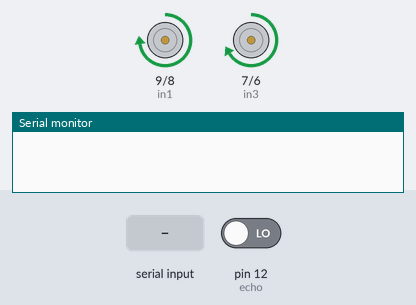
The sketch below on a simulated Arduino Uno, built with avr-gcc and run on an emulated ATmega328P. Shown: motor-driver pin pairs drawn as motors (green arrow = first pin HIGH = forward, orange = second pin HIGH = backward, longer = more drive, scaled by the enable pin), the last lines printed to the serial monitor. The test bench sets the inputs (shaded band); at power-on: pin 12 (echo) LOW.

Above: at 1.2 s.
1.3 s: "90,45\n" received over Serial
At 2.45 s:
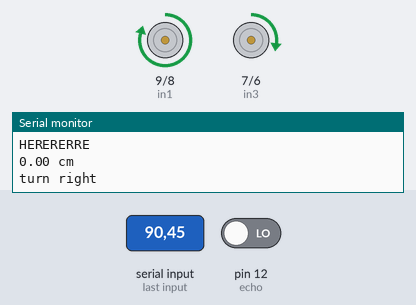
At 3.6 s:
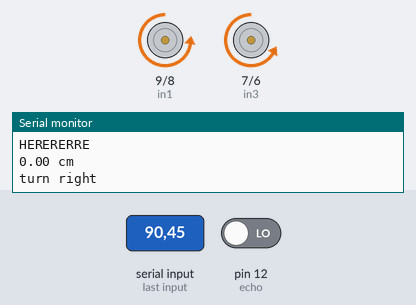
4.0 s: "6\n" received over Serial
At 4.7 s:
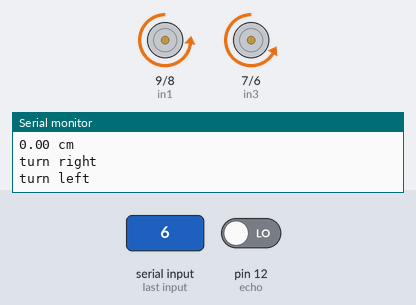
Timing chart, 0 to 7.0 s (numbered marks = the images above; inputs shaded):
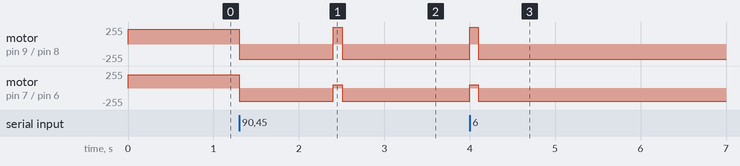

Measured:
- after the input at 1.3 s, motor on pin 9 (in1) / pin 8 (in2): forward 225/255 → backward 225/255 at once, → forward 250/255 1.1 s later, → backward 225/255 0.10 s later; motor on pin 7 (in3) / pin 6 (in4): forward 200/255 → backward 200/255 at once, → forward 50/255 1.1 s later, → backward 200/255 0.10 s later
- after the input at 4.0 s, motor on pin 9 (in1) / pin 8 (in2): backward 225/255 → forward 250/255 at once, → backward 225/255 0.10 s later; motor on pin 7 (in3) / pin 6 (in4): backward 200/255 → forward 50/255 at once, → backward 200/255 0.10 s later

The sketch:

sketch_mar08a.ino
```cpp
#include <Servo.h>
#include <Wire.h>

// echo
int echo = 12;
int trig = 13;
float t = 0;
float distance = 0;

// motor one
int enA = 10;
int in1 = 9;
int in2 = 8;
// motor two
int enB = 5;
int in3 = 7;
int in4 = 6;
bool itemFound = false;
int turn = 0;
double prvTurnTime = 0;
//double seconds = millis()*0.001;

//amount of time to move forward when item in range
int doorStatus=0; //close = 0
                  //open = 1
int turnStatus=0;

//ML vars
unsigned long previousMillis=0;
unsigned long interval=200;
int number = 0;
int numToDec=0;
int left = 0;
int right = 0;

////Servo Motor
//int servoPin = 3;
//
//Servo servo;
//
//int servoAngle = 0;   // servo position in degrees
//int servoMax = 120;
//int servoMin = 0;
//


void setup() {
  // put your setup code here, to run once:
  pinMode(echo,INPUT);
  pinMode(trig,OUTPUT);
  Serial.begin(9600);

  // set all the motor control pins to outputs
  pinMode(enA, OUTPUT);
  pinMode(enB, OUTPUT);
  pinMode(in1, OUTPUT);
  pinMode(in2, OUTPUT);
  pinMode(in3, OUTPUT);
  pinMode(in4, OUTPUT);

//    Serial.begin(9600);
//  servo.attach(servoPin);

  Wire.begin();

}

void stop(){
    digitalWrite(in1, LOW);
    digitalWrite(in2, LOW);
    digitalWrite(in3, LOW);
    digitalWrite(in4, LOW);
}

void backwards(){
    digitalWrite(in1, LOW);
    digitalWrite(in2, HIGH);
      analogWrite(enA, 225);
    digitalWrite(in3, LOW);
    digitalWrite(in4, HIGH);
      analogWrite(enB, 200);
}

void forwards(){
    digitalWrite(in1, HIGH);
    digitalWrite(in2, LOW);
    analogWrite(enA, 225);
    digitalWrite(in3, HIGH);
    digitalWrite(in4, LOW);
    analogWrite(enB, 200);

}

void turnLeftCheck(){
    digitalWrite(in1, HIGH);
    digitalWrite(in2, LOW);
    analogWrite(enA, 250);
    digitalWrite(in3, HIGH);
    digitalWrite(in4, LOW);
    analogWrite(enB, 50);
    Serial.println("turn left");
    delay(100);//small
}

void turnRight(){
     digitalWrite(in1, HIGH);
    digitalWrite(in2, LOW);
    analogWrite(enA, 50);
    digitalWrite(in3, HIGH);
    digitalWrite(in4, LOW);
    analogWrite(enB, 250);
    Serial.println("turn right");
  //  delay(525);
}

void turnRightCheck(){
     digitalWrite(in1, HIGH);
    digitalWrite(in2, LOW);
    analogWrite(enA, 250);
    digitalWrite(in3, HIGH);
    digitalWrite(in4, LOW);
    analogWrite(enB, 50);
    Serial.println("turn right");
    delay(100);
}

void printDistance(){
    //echo
  digitalWrite(trig,LOW);
  delay(50);
  digitalWrite(trig,HIGH);
  delay(50);
  digitalWrite(trig,LOW);
  t = pulseIn(echo,HIGH);
  distance = ((340*t)/2 )*0.0001; //Not sure how many cm
  Serial.print(distance);
  Serial.println(" cm");
}

void openDoor(){
  Serial.println("open");
  Wire.beginTransmission(4);
  Wire.write(1);
  Wire.endTransmission();

}
void closeDoor(){
  Serial.println("Close");
  Wire.beginTransmission(4);
  Wire.write(2);
  Wire.endTransmission();
}


void loop() {

  if(Serial.available()){
    number = Serial.read();
    turnStatus=number-48;
    if (turnStatus != 0){
      itemFound=true;
    } else {
      itemFound=false;
    }
    //Serial.println(turnStatus, BIN);

  }//else{
    //itemFound=false;
  //}
//  Serial.print("Found:");
//  Serial.println(itemFound);
//
//    Serial.print("Turn Stat:");
//  Serial.println(turnStatus);


if(turnStatus == 0){
  forwards();
}else if (turnStatus != 0){
  backwards();


}

  if(itemFound == true){
    if(turnStatus==5){
      turnRightCheck();
    }else if(turnStatus==6){
      turnLeftCheck();
    }else if(turnStatus==4){
      Serial.println(distance);
      Serial.println("HERERERRE");
//          Serial.println("Item found");
          printDistance();
//          if(distance>17){
////            Serial.println("greater than 15");
//            forwards();
//            printDistance();
//          }
          if(distance < 20 && distance > 10){
//            Serial.println("greater than 15, less than 10");
            stop();
            delay(5000);
            doorStatus=1;
            openDoor();
            stop();
            delay(1000);
            forwards();
            delay(500);
//for x amount of time
            stop();
            delay(2000);
            doorStatus=0;

            closeDoor();
            stop();
            delay(2000);

            prvTurnTime = millis()*0.001;
            itemFound = false;
            printDistance();
        }
          if(distance<8){
            backwards();
          }
    }
  }

}
```
